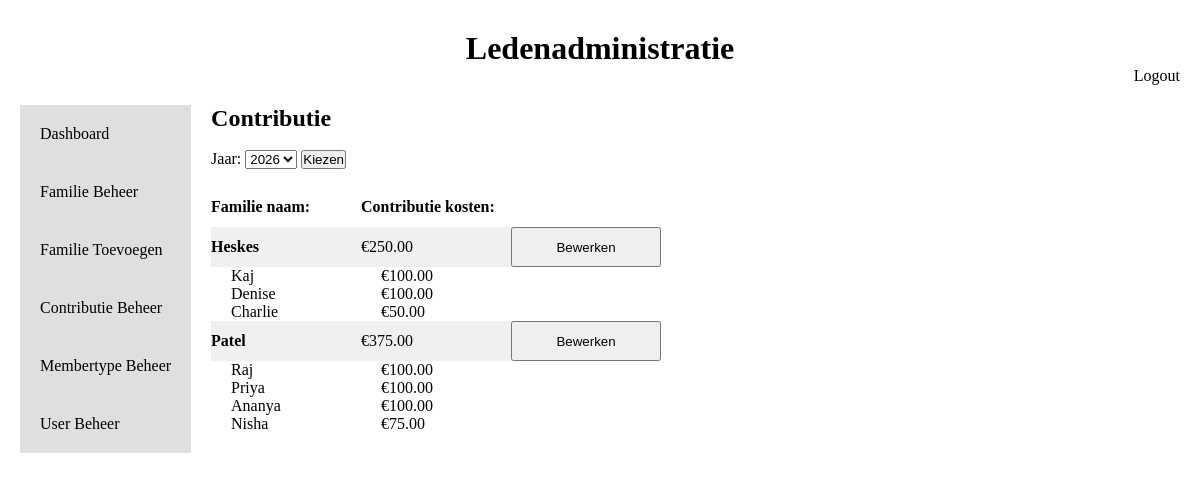
The app's page /Views/Contribution/index.php (signed in) with its own data.
### tables this page shows
CREATE TABLE IF NOT EXISTS Families (
    FamId int AUTO_INCREMENT PRIMARY KEY,
    Famname varchar(100) NOT NULL,
    Adress varchar(100),                                             
    City varchar(100),                                              
    Postcode varchar(100),                                           
    Country varchar(100)                                             
);

### Models/Booking.php (called while the page is built, shortened)
<?php
    class Booking {
        private static function getConnection() {
            return new PDO('mysql:host=localhost;dbname=Memberadministration;charset=utf8', 'root', '');
        }
        public static function getAllYears() {
            $db = self::getConnection();
            $req = $db->query('SELECT BookYearId, Year FROM bookingyear');
            return $req->fetchAll(PDO::FETCH_ASSOC);
        }
    }
?>

### Models/Contribution.php (called while the page is built, shortened)
<?php
Class Contribution {
    private static function getConnection() {
        return new PDO('mysql:host=localhost;dbname=Memberadministration;charset=utf8', 'root', '');
    }
    public static function FamContribution(String $year) {
        $db = self::getConnection();
        $req = $db->prepare('SELECT families.FamId, Famname, SUM(ConAmount) AS TotalContribution From families
        INNER JOIN FamMember ON families.FamId = FamMember.FamId
        INNER JOIN Contribution ON FamMember.FamMemId = Contribution.FamMemId
        INNER JOIN BookingYear ON Contribution.BookYearId = BookingYear.BookYearId
        WHERE BookingYear.Year = ? GROUP BY Families.FamId, Famname');
        $req->execute([$year]);
        return $req->fetchAll(PDO::FETCH_ASSOC);
    }
    public static function MemberContribution(INT $famid, String $year) {
    $db = self::getConnection();
    $req = $db->prepare('SELECT FamMember.FamMemId, FamMember.Name, FamMember.MemTypId,
    Contribution.ConAmount FROM FamMember
    INNER JOIN Contribution ON FamMember.FamMemId = Contribution.FamMemId
    INNER JOIN BookingYear ON Contribution.BookYearId = BookingYear.BookYearId
    WHERE FamMember.FamId = ? AND BookingYear.Year = ?');
    $req->execute([$famid, $year]);
    return $req->fetchAll(PDO::FETCH_ASSOC);
}
}
?>

### Views/Contribution/index.php (the view, shortened to what this page needs)
<!DOCTYPE html>
<html lang="en">
<head>
    <link rel="stylesheet" href="../../Css/style.css">
</head>
<body>
    <div class="title">
        <h1>Ledenadministratie</h1>
    </div>
    <div class="title_right">
        <a href="../../index.php">Logout <?php session_abort(); ?></a>
    </div>
    <div class="body_container">
        <div class="body_side">
            <a href="../Dashboard.php">Dashboard</a>
            <?php
                if ($_SESSION['Role'] == 'admin' || $_SESSION['Role'] == 'secretaris'){
                    echo '<a href="../Families/index.php">Familie Beheer</a>';
                    echo '<a href="../Families/create.php">Familie Toevoegen</a>';
                }
                if ($_SESSION['Role'] == 'admin' || $_SESSION['Role'] == 'penningmeester'){
                    echo '<a href="index.php">Contributie Beheer</a>';
                    echo '<a href="../Membertype/index.php">Membertype Beheer</a>';
                }
                if ($_SESSION['Role'] == 'admin'){
                    echo '<a href="../User/index.php">User Beheer</a>';
                }
            ?>
        </div>
        <div class="body_main">
            <div class="body_main_title">
                <h2>Contributie</h2>
            </div>
            <br>
            <?php
                require_once '../../Models/Contribution.php';
                require_once '../../Models/Booking.php';
                $years = Booking::getAllYears();
                $selectedYear = $_SESSION['bookingyear'] ?? date('Y');
            ?>
            <form method="POST">
                <label>Jaar: </label>
                <select name="year">
                    <?php foreach ($years as $year): ?>
                        <option value="<?php echo $year['Year']; ?>"
                            <?php echo $year['Year'] == $selectedYear ? 'selected' : ''; ?>>
                            <?php echo $year['Year']; ?>
                        </option>
                    <?php endforeach; ?>
                </select>
                <button type="submit">Kiezen</button>
            </form>
            <br>
            <div class="body_main_families">
                <?php
                    $families = Contribution::FamContribution($selectedYear);
                    echo "<table>";
                        echo "<tr>";
                            echo "<th>Familie naam:</th>";
                            echo "<th>Contributie kosten:</th>";
                            echo "<th></th>";
                            echo "<th></th>";
                        echo "</tr>";
                    foreach ($families as $family) {
                        echo "<tr class='tr_family'>";
                            echo "<th>" . $family['Famname'] . "</th>";
                            echo "<td>€" . $family['TotalContribution'] . "</td>";
                            echo "<td><a href='edit.php?FamId=" . $family['FamId'] . "&year=" . $selectedYear . "'><button>Bewerken</button></a></td>";
                        echo "</tr>";
                        $members = Contribution::MemberContribution($family['FamId'], $selectedYear);
                        foreach ($members as $member) {
                            echo "<tr class='tr_member'>";
                                echo "<td>" . $member['Name'] . "</td>";
                                echo "<td>€" . $member['ConAmount'] . "</td>";
                            echo "</tr>";
                        }
                    }
                    echo "</table>";
                ?>
            </div>
        </div>
    </div>
</body>
</html>

### Css/style.css (style rules this page uses)
* { margin: 0px; padding: 0px; }
.title { display: flex; flex-direction: column; justify-content: center; align-items: center; margin-top: 30px; }
.title_right { display: flex; flex-direction: row; justify-content: end; margin-right: 20px; }
.title_right a { color: black; text-decoration: none; }
.body_container { display: flex; flex-direction: row; margin: 20px; }
.body_side a { color: black; text-decoration: none; padding: 20px; background-color: rgb(223, 223, 223); }
.body_container .body_side { display: flex; flex-direction: column; }
.body_main { margin: 0px 20px; }
.body_main_contribution td, th { width: 150px; height: 40px; text-align: start; }
.body_main_Users td, th { width: 150px; height: 40px; text-align: start; }
.body_main_families button { width: 150px; height: 40px; text-align: center; }
.body_main_families .tr_family { background-color: rgb(240, 240, 240); }
.body_main_families table { border-collapse: collapse; }
.body_main_families .tr_member td { padding-left: 20px; }

### records on screen
families: Famname "Heskes", TotalContribution "250.00", Name "Kaj", ConAmount "100.00", Name "Denise", Name "Charlie", ConAmount "50.00"
families: Famname "Patel", TotalContribution "375.00", Name "Raj", ConAmount "100.00", Name "Priya", Name "Ananya", Name "Nisha", ConAmount "75.00"

### other values on screen
form field year "2026"
